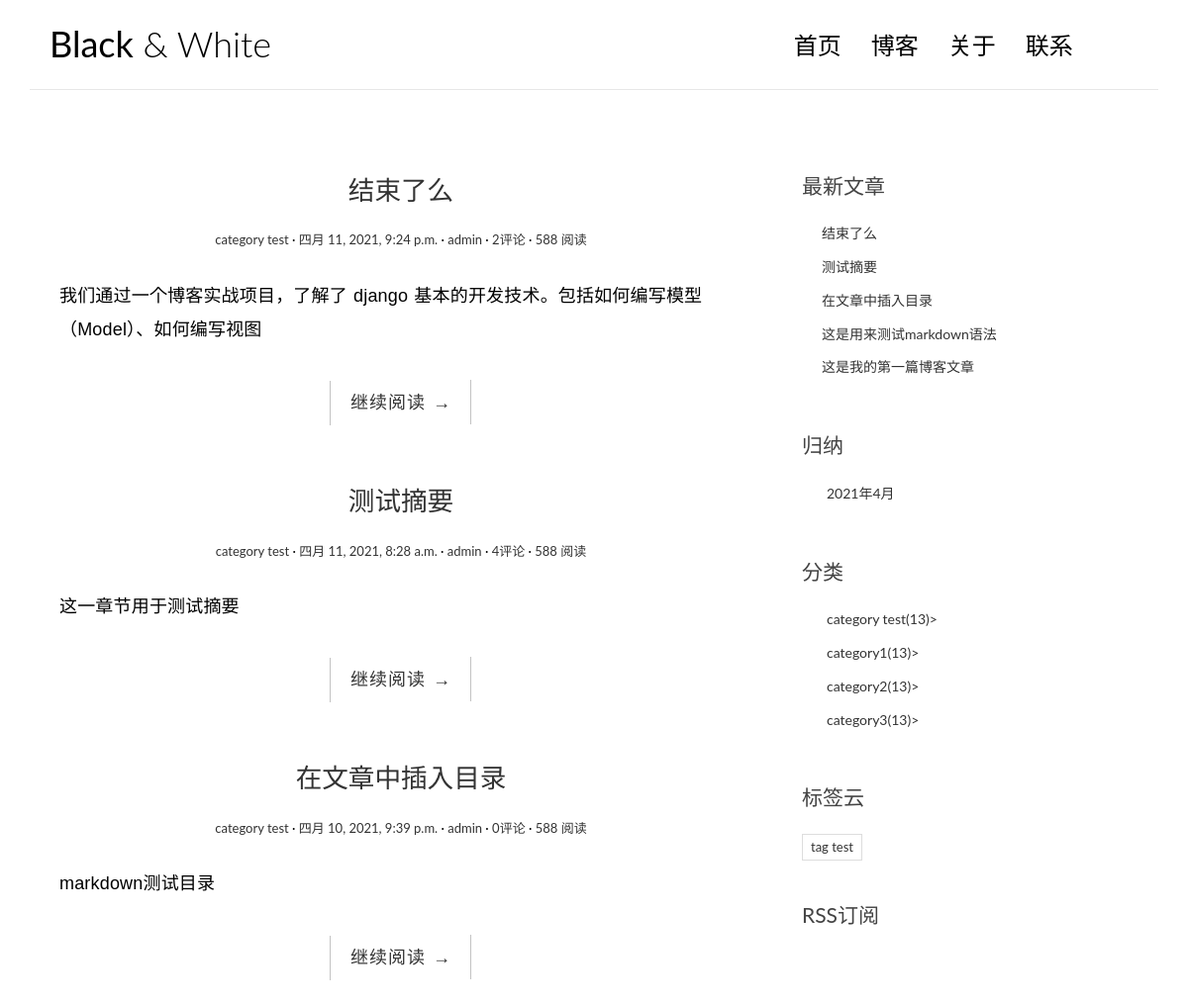
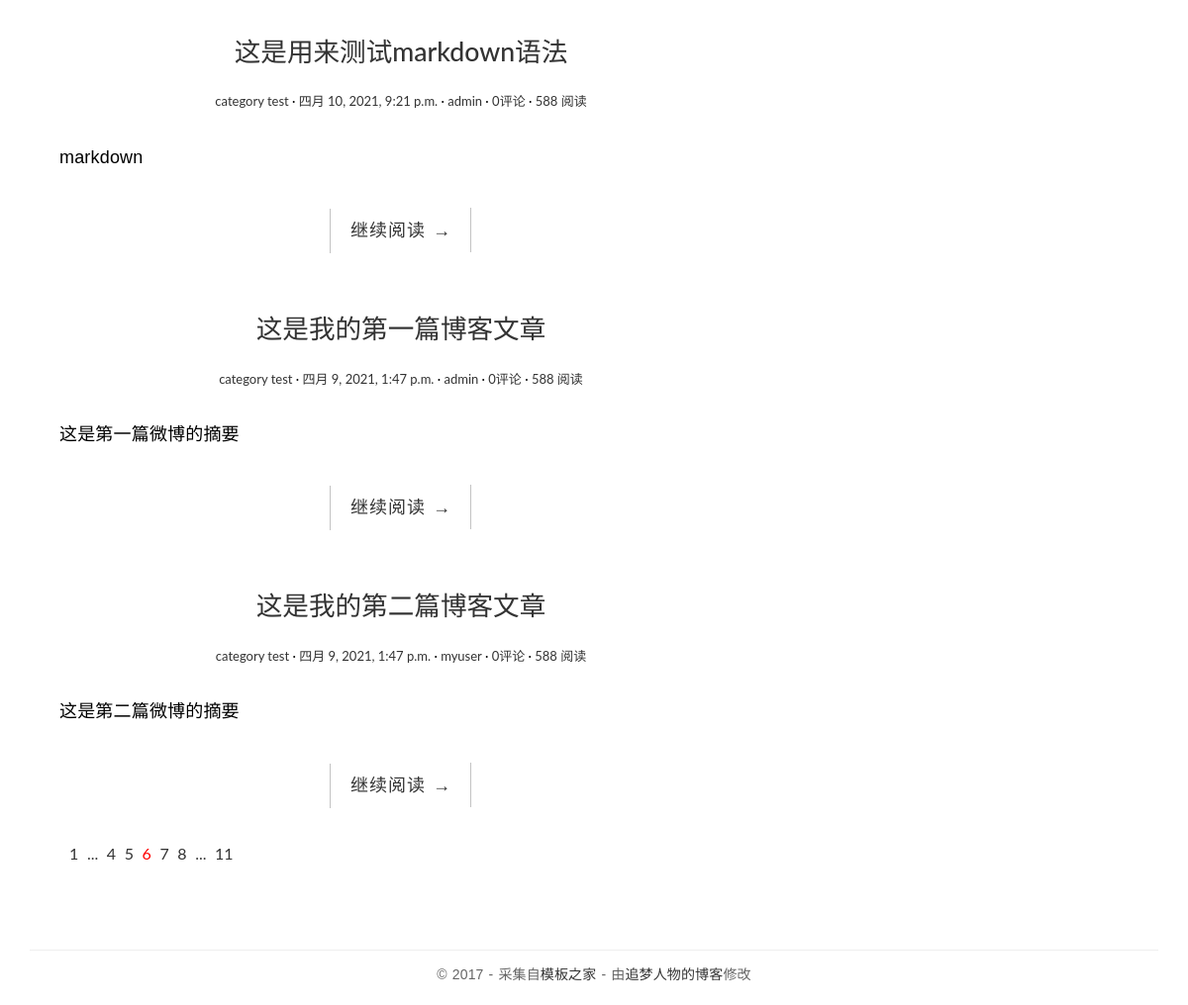
The page / on the database its author committed (2 pictures, top to bottom).
### blog/models.py (models this page shows, shortened)
class Post(models.Model):
    title = models.CharField('标题',max_length=70)
    body = models.TextField('正文')
    created_time = models.DateTimeField('创建时间',default=timezone.now)
    modified_time = models.DateTimeField('修改时间')
    excerpt = models.CharField('摘要',max_length=200,blank=True)
    category = models.ForeignKey(Category,verbose_name='分类',on_delete=models.CASCADE)
    tags = models.ManyToManyField(Tag,verbose_name='标签',blank=True)
    author = models.ForeignKey(User,verbose_name='作者',on_delete=models.CASCADE)
    class Meta:
        verbose_name = '文章'
        verbose_name_plural = verbose_name
        ordering = ['-created_time']
    def get_absolute_url(self):
        return reverse('blog:detail',kwargs={"pk":self.pk})

class Category(models.Model):
    name = models.CharField(max_length=100)
    class Meta:
        verbose_name = '分类'
        verbose_name_plural = verbose_name

class Tag(models.Model):
    name = models.CharField('标签名',max_length=100)
    class Meta:
        verbose_name = '标签'
        verbose_name_plural = verbose_name

### blog/views.py (the view)
# urls.py: path('',views.index,name='index'),
def index(request):
    post_list = Post.objects.all().order_by('-created_time')
    return render(request,'blog/index.html',context={
        'post_list':post_list
    })

### blog/templatetags/blog_extras.py (called while the page is built)
@register.inclusion_tag('blog/inclusions/_recent_posts.html',takes_context=True)
def show_recent_posts(context,num=5):
    return {
        'recent_post_list':Post.objects.all().order_by('-created_time')[:num]
    }

@register.inclusion_tag('blog/inclusions/_archives.html',takes_context=True)
def show_archives(context):
    return {
        'date_list':Post.objects.dates('created_time','month',order='DESC')
    }

@register.inclusion_tag('blog/inclusions/_categories.html',takes_context=True)
def show_categories(context):
    return {
        'category_list':Category.objects.all()
    }

@register.inclusion_tag('blog/inclusions/_tags.html',takes_context=True)
def show_tags(context):
    return {
        'tag_list':Tag.objects.all()
    }

### templates/blog/index.html
{% extends 'base.html' %}
{% block main %}
    {% for post in post_list %}
    <article class="post post-{{post.pk}}">
        <header class="entry-header">
            <h1 class="entry-title">
                            <a href="{{ post.get_absolute_url }}">{{ post.title }}</a>
                        </h1>
            <div class="entry-meta">
                            <span class="post-category"><a href="#">{{ post.category.name }}</a></span>
                            <span class="post-date"><a href="#"><time class="entry-date"
                                                                      datetime="{{ post.created_time }}">{{ post.created_time }}</time></a></span>
                            <span class="post-author"><a href="#">{{ post.author }}</a></span>
                            <span class="comments-link"><a href="{{ post.get_absolute_url }}#comment-area">{{ post.comment_set.count }}评论</a></span>
                            <span class="views-count"><a href="#">588 阅读</a></span>
                        </div>
        </header>
        <div class="entry-content clearfix">
            <p>{{ post.excerpt }}</p>
            <div class="read-more cl-effect-14">
                <a href="{{post.get_absolute_url}}" class="more-link">继续阅读 <span class="meta-nav">→</span></a>
            </div>
        </div>
    </article>
    {% empty %}
        <div class="no-post">暂时还没有发布的文章！</div>
    {% endfor %}
    <div class="pagination">
        <ul>
            <li><a href="">1</a></li>
            <li><a href="">...</a></li>
            <li><a href="">4</a></li>
            <li><a href="">5</a></li>
            <li class="current"><a href="">6</a></li>
            <li><a href="">7</a></li>
            <li><a href="">8</a></li>
            <li><a href="">...</a></li>
            <li><a href="">11</a></li>
        </ul>
    </div>
{% endblock main %}

### templates/base.html (shortened to what this page needs)
{% load static %}
{% load blog_extras %}
<!DOCTYPE html>
<html>
<head>
    <link rel="stylesheet" href="https://cdn.bootcss.com/highlight.js/9.15.8/styles/github.min.css">
    <link rel="stylesheet" href="http://code.ionicframework.com/ionicons/2.0.1/css/ionicons.min.css">
    <link rel="stylesheet" href="{% static 'blog/css/bootstrap.min.css' %}">
    <link rel="stylesheet" href="{% static 'blog/css/pace.css' %}">
    <link rel="stylesheet" href="{% static 'blog/css/custom.css' %}">
</head>
<body>
<div class="container">
    <header id="site-header">
        <div class="row">
            <div class="col-md-4 col-sm-5 col-xs-8">
                <div class="logo">
                    <h1><a href="{% url 'blog:index' %}"><b>Black</b> &amp; White</a></h1>
                </div>
            </div>
            <div class="col-md-8 col-sm-7 col-xs-4">
                <nav class="main-nav" role="navigation">
                    <div class="collapse navbar-collapse" id="bs-example-navbar-collapse-1">
                        <ul class="nav navbar-nav navbar-right">
                            <li class="cl-effect-11"><a href="{% url 'blog:index' %}" data-hover="首页">首页</a></li>
                            <li class="cl-effect-11"><a href="full-width.html" data-hover="博客">博客</a></li>
                            <li class="cl-effect-11"><a href="about.html" data-hover="关于">关于</a></li>
                            <li class="cl-effect-11"><a href="contact.html" data-hover="联系">联系</a></li>
                        </ul>
                    </div>
                </nav>
            </div>
        </div>
    </header>
</div>
<div class="content-body">
    <div class="container">
        <div class="row">
            <main class="col-md-8">
                {% block main %}
                {% endblock main %}
            </main>
            <aside class="col-md-4">
                {% show_recent_posts %}
                {% show_archives %}
                {% show_categories %}
                {% show_tags %}
                <div class="rss">
                    <a href="">RSS订阅</a>
                </div>
            </aside>
        </div>
    </div>
</div>
<footer id="site-footer">
    <div class="container">
        <div class="row">
            <div class="col-md-12">
                <p class="copyright">&copy 2017 - 采集自<a href="http://www.cssmoban.com/"
                                                        target="_blank" title="模板之家">模板之家</a>
                    - 由<a href="http://zmrenwu.com/" title="网页模板" target="_blank">追梦人物的博客</a>修改
                </p>
            </div>
        </div>
    </div>
</footer>
</body>
</html>

### templates/blog/inclusions/_recent_posts.html
<div class="widget widget-recent-posts">
    <h3 class="widget-title">最新文章</h3>
    <ul>
        {% for post in recent_post_list %}
        <li>
            <a href="{{ post.get_absolute_url }}">{{ post.title }}</a>
        </li>
        {% empty %}
            暂无文章！
        {% endfor %}
    </ul>
</div>

### templates/blog/inclusions/_archives.html
<div class="widget widget-archives">
    <h3 class="widget-title">归纳</h3>
    <ul>
        {% for date in date_list %}
        <li>
            <a href="{% url 'blog:archive' date.year date.month %}">
                {{ date.year }}年{{ date.month }}月
            </a>
        </li>
        {% empty %}
        暂无归档！
        {% endfor %}
    </ul>
</div>

### templates/blog/inclusions/_categories.html
<div class="widget widget-category">
    <h3 class="widget-title">分类</h3>
    <ul>
        {% for category in category_list %}
        <li>
            <a href="{% url 'blog:category' category.pk %}">{{ category.name }}<span class="post-count">(13)</span>></a>
        </li>
        {% empty %}
        暂无分类！
        {% endfor %}
    </ul>
</div>

### templates/blog/inclusions/_tags.html
<div class="widget widget-tag-cloud">
    <h3 class="widget-title">标签云</h3>
    <ul>
        {% for tag in tag_list %}
        <li><a href="{% url 'blog:tag' tag.pk %}">{{ tag.name }}</a></li>
        {% empty %}
        暂无标签！
        {% endfor %}
    </ul>
</div>

### blog/static/blog/css/custom.css (style rules this page uses)
* { outline: none; }
h1, h2, h3, h4, h5, h6 { margin-top: 0; }
b { font-weight: 400; }
a { color: #333; }
body { color: #444; font-family: 'Lato', sans-serif; }
p { font-family: 'Ubuntu', sans-serif; font-weight: 400; word-spacing: 1px; letter-spacing: 0.01em; }
#site-header { background-color: #FFF; padding: 25px 20px; margin-bottom: 40px; border-bottom: 1px solid #e7e7e7; }
.logo h1 a { color: #000; }
.logo h1 { margin: 0; font-family: 'Lato', sans-serif; font-weight: 300; }
.main-nav { margin-top: 11px; max-width: 95%; }
.main-nav a { color: #000000 !important; padding: 0 0 5px 0 !important; margin-right: 30px; font-family: 'Lato', sans-serif; font-weight: 300; font-size: 24px; }
.cl-effect-11 a { padding: 10px 0; color: #0972b4; text-shadow: none; }
.cl-effect-11 a::before { position: absolute; top: 0; left: 0; overflow: hidden; padding: 0 0 5px 0 !important; max-width: 0; border-bottom: 1px solid #000; color: #000; content: attr(data-hover); white-space: nowrap; -webkit-transition: max-width 0.5s; -moz-transition: max-width 0.5s; transition: max-width 0.5s; }
.content-body { padding-bottom: 4em; }
.post { background: #fff; padding: 30px 30px 0; }
.entry-title { text-align: center; font-size: 1.9em; margin-bottom: 20px; line-height: 1.6; padding: 10px 20px 0; }
.entry-meta { text-align: center; color: #DDDDDD; font-size: 13px; margin-bottom: 30px; }
.entry-content { font-size: 18px; line-height: 1.9; font-weight: 300; color: #000; }
.post-category::after, .post-date::after, .post-author::after, .comments-link::after { content: ' ·'; color: #000; }
.read-more { font-family: 'Ubuntu', sans-serif; font-weight: 400; word-spacing: 1px; letter-spacing: 0.01em; text-align: center; margin-top: 20px; }
.cl-effect-14 a { padding: 0 20px; height: 45px; line-height: 45px; position: relative; display: inline-block; margin: 15px 25px; letter-spacing: 1px; font-weight: 400; text-shadow: 0 0 1px rgba(255, 255, 255, 0.3); }
.cl-effect-14 a::before, .cl-effect-14 a::after { position: absolute; width: 45px; height: 1px; background: #C3C3C3; content: ''; -webkit-transition: all 0.3s; -moz-transition: all 0.3s; transition: all 0.3s; pointer-events: none; }
.cl-effect-14 a::before { top: 0; left: 0; -webkit-transform: rotate(90deg); -moz-transform: rotate(90deg); transform: rotate(90deg); -webkit-transform-origin: 0 0; -moz-transform-origin: 0 0; transform-origin: 0 0; }
.cl-effect-14 a::after { right: 0; bottom: 0; -webkit-transform: rotate(90deg); -moz-transform: rotate(90deg); transform: rotate(90deg); -webkit-transform-origin: 100% 0; -moz-transform-origin: 100% 0; transform-origin: 100% 0; }
.widget { background: #fff; padding: 30px 0 0; }
.widget-title { font-size: 1.5em; margin-bottom: 20px; line-height: 1.6; padding: 10px 0 0; font-weight: 400; }
.widget-recent-posts ul { padding: 0; margin: 0; padding-left: 20px; }
.widget-recent-posts ul li { list-style-type: none; position: relative; line-height: 170%; margin-bottom: 10px; }
.widget-recent-posts ul li::before { content: '\f3d3'; font-family: "Ionicons"; position: absolute; left: -17px; top: 3px; font-size: 16px; color: #000; }
.widget-archives ul { padding: 0; margin: 0; padding-left: 25px; }
.widget-archives ul li { list-style-type: none; position: relative; line-height: 170%; margin-bottom: 10px; }
.widget-archives ul li::before { content: '\f3f3'; font-family: "Ionicons"; position: absolute; left: -25px; top: 1px; font-size: 16px; color: #000; }
.widget-category ul { padding: 0; margin: 0; padding-left: 25px; }
.widget-category ul li { list-style-type: none; position: relative; line-height: 170%; margin-bottom: 10px; }
.widget-category ul li::before { content: '\f3fe'; font-family: "Ionicons"; position: absolute; left: -25px; top: 1px; font-size: 18px; color: #000; }
.widget-tag-cloud ul { padding: 0; margin: 0; margin-right: -10px; }
.widget-tag-cloud ul li { list-style-type: none; font-size: 13px; display: inline-block; margin-right: 10px; margin-bottom: 10px; padding: 3px 8px; border: 1px solid #ddd; }
.rss { font-size: 21px; margin-top: 30px; }
.rss a { color: #444; }
#site-footer { padding-top: 10px; padding: 0 0 1.5em 0; }
.copyright { text-align: center; padding-top: 1em; margin: 0; border-top: 1px solid #eee; color: #666; }
.pagination ul { list-style: none; }
.pagination ul li { display: inline-block; font-size: 16px; margin-right: 5px; }
.current a { color: red; }

### rows shown on the page
Post: title "结束了么", category.name "category test", created_time "四月 11, 2021, 9:24 p.m.", author "admin", comment_set.count "2", excerpt "我们通过一个博客实战项目，了解了 django 基本的开发技术。包括如何编写模型（Model）、如何编写视图"
Post: title "测试摘要", category.name "category test", created_time "四月 11, 2021, 8:28 a.m.", author "admin", comment_set.count "4", excerpt "这一章节用于测试摘要"
Post: title "在文章中插入目录", category.name "category test", created_time "四月 10, 2021, 9:39 p.m.", author "admin", comment_set.count "0", excerpt "markdown测试目录"
Post: title "这是用来测试markdown语法", category.name "category test", created_time "四月 10, 2021, 9:21 p.m.", author "admin", comment_set.count "0", excerpt "markdown"
Post: title "这是我的第一篇博客文章", category.name "category test", created_time "四月 9, 2021, 1:47 p.m.", author "admin", comment_set.count "0", excerpt "这是第一篇微博的摘要"
Post: title "这是我的第二篇博客文章", category.name "category test", created_time "四月 9, 2021, 1:47 p.m.", author "myuser", comment_set.count "0", excerpt "这是第二篇微博的摘要"
Category: name "category test"
Category: name "category1"
Category: name "category2"
Category: name "category3"
Tag: name "tag test"

### other values the page prints
{{ date.year }} "2021"
{{ date.month }} "4"
